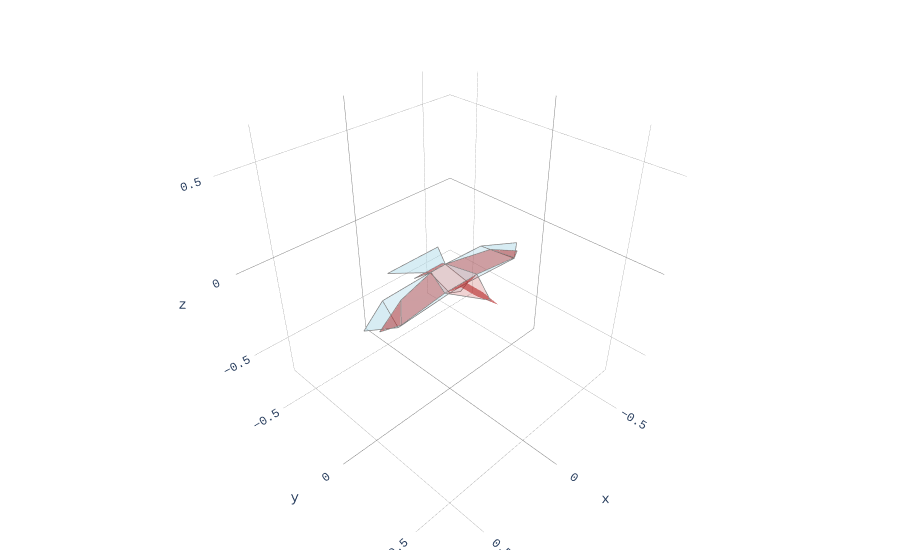

The notebook cell this image was saved under:
### Markdown cell above
## Transform Hawk to Target Species

> **§15.2 — Transformation to Different Morphologies**

For each marker, a piecewise linear transformation combines rotation and scaling:

$$T_i = s_i R_i$$

where $s_i$ is the ratio of target-to-source marker norms and $R_i$ is a Rodrigues rotation matrix aligning the two markers. The scaling factor is:

$$s_i = \frac{\|\mathbf{m}_i^{(\text{target})}\|}{\|\mathbf{m}_i^{(\text{hawk})}\|}$$

The rotation angle is:

$$\theta_i = \cos^{-1} \left( \frac{\mathbf{m}_i^{(\text{hawk})} \cdot \mathbf{m}_i^{(\text{target})}}{\|\mathbf{m}_i^{(\text{hawk})}\| \|\mathbf{m}_i^{(\text{target})}\|} \right)$$

These per-marker transformations are assembled into a block-diagonal matrix $T$.

**Tail droop correction (`tail_z_override = -0.05`):** After transformation, the tail-tip z-coordinate is overridden to −0.05 m. Cadaver-derived tail positions tend to droop downwards relative to live birds in flight; this manual correction sets the tail tip to a biologically plausible elevation. The value was chosen by visual inspection of the animated result.

### Code cell
# Select a target species (change index to explore different species)
species_idx = 6
species_row = merged_df.iloc[species_idx]
species_name = species_row['species_common']
print(f"Target species: {species_name}")

hawk3d = Animal3D('hawk', '../../data/mean_hawk_shape.csv')
hawk3d.update_keypoints(hawk_max_wingspan)

# Transform hawk to target species
approx_bird3d, target_bird3d, transformation_matrix = transform_hawk_to_species(
    hawk3d, species_idx, merged_df
)

# Prepare long-necked bird (modifies head, returns neck polygon or None)
neck_length = species_row['neck_length_cm']
head_length = species_row['head_length_cm']
neck_trace = prepare_long_neck_bird(
    approx_bird3d, neck_length, head_length, colour='firebrick'
)
print(f"Head length: {head_length:.1f} cm, Neck length: {neck_length:.1f} cm")
# Visualise comparison: hawk (red) vs transformed species (blue)
fig = plot_plotly_compare([hawk3d,approx_bird3d,], colours=['lightblue','firebrick'],
                          axes_visible=True)

# Add neck polygon if this is a long-necked species
if neck_trace is not None:
    fig.add_trace(neck_trace)

fig.show()

# Save static figure (S15 — cross-species generalisation)
fig.write_image(
    f"../../figures/supplementary_images/species_compare/S13_species_{species_name}_vs_hawk.png",
    width=800, height=800, scale=2,
)

### Figure 1 — Plotly figure (JSON) as saved in the notebook; plotly's stock layout.template omitted (floating-point values rounded to 4 significant figures)
{"data": [{"color": "lightblue", "hoverinfo": "none", "opacity": 0.5, "type": "mesh3d", "x": [-0.5011, -0.3821, -0.3233], "y": [-0.01507, 0.06993, -0.1012], "z": [-0.05525, -0.05629, -0.03468]}, {"hoverinfo": "name", "line": {"color": "grey", "width": 1.5}, "mode": "lines", "name": "left_handwing lightblue", "type": "scatter3d", "x": [-0.5011, -0.3821, -0.3233, -0.5011], "y": [-0.01507, 0.06993, -0.1012, -0.01507], "z": [-0.05525, -0.05629, -0.03468, -0.05525]}, {"color": "lightblue", "hoverinfo": "none", "opacity": 0.5, "type": "mesh3d", "x": [0.5011, 0.3821, 0.3233], "y": [-0.01507, 0.06993, -0.1012], "z": [-0.05525, -0.05629, -0.03468]}, {"hoverinfo": "name", "line": {"color": "grey", "width": 1.5}, "mode": "lines", "name": "right_handwing lightblue", "type": "scatter3d", "x": [0.5011, 0.3821, 0.3233, 0.5011], "y": [-0.01507, 0.06993, -0.1012, -0.01507], "z": [-0.05525, -0.05629, -0.03468, -0.05525]}, {"color": "lightblue", "hoverinfo": "none", "opacity": 0.4, "type": "mesh3d", "x": [-0.3821, -0.3233, -0.05, -0.06], "y": [0.06993, -0.1012, -0.08, 0.06], "z": [-0.05629, -0.03468, -0.005, -0.045]}, {"hoverinfo": "name", "line": {"color": "grey", "width": 1.5}, "mode": "lines", "name": "left_armwing lightblue", "type": "scatter3d", "x": [-0.3821, -0.3233, -0.05, -0.06, -0.3821], "y": [0.06993, -0.1012, -0.08, 0.06, 0.06993], "z": [-0.05629, -0.03468, -0.005, -0.045, -0.05629]}, {"color": "lightblue", "hoverinfo": "none", "opacity": 0.4, "type": "mesh3d", "x": [0.3821, 0.3233, 0.05, 0.06], "y": [0.06993, -0.1012, -0.08, 0.06], "z": [-0.05629, -0.03468, -0.005, -0.045]}, {"hoverinfo": "name", "line": {"color": "grey", "width": 1.5}, "mode": "lines", "name": "right_armwing lightblue", "type": "scatter3d", "x": [0.3821, 0.3233, 0.05, 0.06, 0.3821], "y": [0.06993, -0.1012, -0.08, 0.06, 0.06993], "z": [-0.05629, -0.03468, -0.005, -0.045, -0.05629]}, {"color": "lightblue", "hoverinfo": "none", "opacity": 0.2, "type": "mesh3d", "x": [0.06, -0.06, -0.05, 0.05], "y": [0.06, 0.06, -0.08, -0.08], "z": [-0.045, -0.045, -0.005, -0.005]}, {"hoverinfo": "name", "line": {"color": "grey", "width": 1.5}, "mode": "lines", "name": "body lightblue", "type": "scatter3d", "x": [0.06, -0.06, -0.05, 0.05, 0.06], "y": [0.06, 0.06, -0.08, -0.08, 0.06], "z": [-0.045, -0.045, -0.005, -0.005, -0.045]}, {"color": "lightblue", "hoverinfo": "none", "opacity": 0.2, "type": "mesh3d", "x": [0.06, 3.743e-05, -0.06], "y": [0.06, 0.0705, 0.06], "z": [-0.045, -0.0617, -0.045]}, {"hoverinfo": "name", "line": {"color": "grey", "width": 1.5}, "mode": "lines", "name": "head lightblue", "type": "scatter3d", "x": [0.06, 3.743e-05, -0.06, 0.06], "y": [0.06, 0.0705, 0.06, 0.06], "z": [-0.045, -0.0617, -0.045, -0.045]}, {"color": "lightblue", "hoverinfo": "none", "opacity": 0.5, "type": "mesh3d", "x": [0.1657, -0.1657, -0.05, 0.05], "y": [-0.2508, -0.2508, -0.08, -0.08], "z": [-0.03678, -0.03678, -0.005, -0.005]}, {"hoverinfo": "name", "line": {"color": "grey", "width": 1.5}, "mode": "lines", "name": "tail lightblue", "type": "scatter3d", "x": [0.1657, -0.1657, -0.05, 0.05, 0.1657], "y": [-0.2508, -0.2508, -0.08, -0.08, -0.2508], "z": [-0.03678, -0.03678, -0.005, -0.005, -0.03678]}, {"color": "firebrick", "hoverinfo": "none", "opacity": 0.5, "type": "mesh3d", "x": [-0.4525, -0.3723, -0.2916], "y": [0.02958, 0.0785, -0.01114], "z": [-0.06256, -0.04328, -1.42e-15]}, {"hoverinfo": "name", "line": {"color": "grey", "width": 1.5}, "mode": "lines", "name": "left_handwing firebrick", "type": "scatter3d", "x": [-0.4525, -0.3723, -0.2916, -0.4525], "y": [0.02958, 0.0785, -0.01114, 0.02958], "z": [-0.06256, -0.04328, -1.42e-15, -0.06256]}, {"color": "firebrick", "hoverinfo": "none", "opacity": 0.5, "type": "mesh3d", "x": [0.4525, 0.3723, 0.2916], "y": [0.02958, 0.0785, -0.01114], "z": [-0.06256, -0.04328, -1.42e-15]}, {"hoverinfo": "name", "line": {"color": "grey", "width": 1.5}, "mode": "lines", "name": "right_handwing firebrick", "type": "scatter3d", "x": [0.4525, 0.3723, 0.2916, 0.4525], "y": [0.02958, 0.0785, -0.01114, 0.02958], "z": [-0.06256, -0.04328, -1.42e-15, -0.06256]}, {"color": "firebrick", "hoverinfo": "none", "opacity": 0.4, "type": "mesh3d", "x": [-0.3723, -0.2916, -0.049, -0.1056], "y": [0.0785, -0.01114, -0.07383, 0.07383], "z": [-0.04328, -1.42e-15, -1.429e-15, -0.01495]}, {"hoverinfo": "name", "line": {"color": "grey", "width": 1.5}, "mode": "lines", "name": "left_armwing firebrick", "type": "scatter3d", "x": [-0.3723, -0.2916, -0.049, -0.1056, -0.3723], "y": [0.0785, -0.01114, -0.07383, 0.07383, 0.0785], "z": [-0.04328, -1.42e-15, -1.429e-15, -0.01495, -0.04328]}, {"color": "firebrick", "hoverinfo": "none", "opacity": 0.4, "type": "mesh3d", "x": [0.3723, 0.2916, 0.049, 0.1056], "y": [0.0785, -0.01114, -0.07383, 0.07383], "z": [-0.04328, -1.42e-15, -1.429e-15, -0.01495]}, {"hoverinfo": "name", "line": {"color": "grey", "width": 1.5}, "mode": "lines", "name": "right_armwing firebrick", "type": "scatter3d", "x": [0.3723, 0.2916, 0.049, 0.1056, 0.3723], "y": [0.0785, -0.01114, -0.07383, 0.07383, 0.0785], "z": [-0.04328, -1.42e-15, -1.429e-15, -0.01495, -0.04328]}, {"color": "firebrick", "hoverinfo": "none", "opacity": 0.2, "type": "mesh3d", "x": [0.1056, -0.1056, -0.049, 0.049], "y": [0.07383, 0.07383, -0.07383, -0.07383], "z": [-0.01495, -0.01495, -1.429e-15, -1.429e-15]}, {"hoverinfo": "name", "line": {"color": "grey", "width": 1.5}, "mode": "lines", "name": "body firebrick", "type": "scatter3d", "x": [0.1056, -0.1056, -0.049, 0.049, 0.1056], "y": [0.07383, 0.07383, -0.07383, -0.07383, 0.07383], "z": [-0.01495, -0.01495, -1.429e-15, -1.429e-15, -0.01495]}, {"color": "firebrick", "hoverinfo": "none", "opacity": 0.2, "type": "mesh3d", "x": [0.1056, 0.0, -0.1056], "y": [0.07383, 0.254, 0.07383], "z": [-0.01495, -0.01495, -0.01495]}, {"hoverinfo": "name", "line": {"color": "grey", "width": 1.5}, "mode": "lines", "name": "head firebrick", "type": "scatter3d", "x": [0.1056, 0.0, -0.1056, 0.1056], "y": [0.07383, 0.254, 0.07383, 0.07383], "z": [-0.01495, -0.01495, -0.01495, -0.01495]}, {"color": "firebrick", "hoverinfo": "none", "opacity": 0.5, "type": "mesh3d", "x": [0.093, -0.093, -0.049, 0.049], "y": [-0.1448, -0.1448, -0.07383, -0.07383], "z": [-0.05, -0.05, -1.429e-15, -1.429e-15]}, {"hoverinfo": "name", "line": {"color": "grey", "width": 1.5}, "mode": "lines", "name": "tail firebrick", "type": "scatter3d", "x": [0.093, -0.093, -0.049, 0.049, 0.093], "y": [-0.1448, -0.1448, -0.07383, -0.07383, -0.1448], "z": [-0.05, -0.05, -1.429e-15, -1.429e-15, -0.05]}, {"color": "firebrick", "flatshading": true, "hoverinfo": "skip", "i": [0, 0, 2, 2, 4], "j": [1, 3, 3, 5, 5], "k": [3, 2, 5, 4, 6], "opacity": 0.6, "showlegend": false, "type": "mesh3d", "x": [-0.1056, 0.1056, -0.02112, 0.02112, -0.02112, 0.02112, 0], "y": [0.07383, 0.07383, 0.09383, 0.09383, 0.1883, 0.1883, 0.3013], "z": [-0.01495, -0.01495, -0.01495, -0.01495, -0.01495, -0.01495, -0.01495]}], "layout": {"font": {"family": "Andale Mono, Courier New, sans-serif"}, "margin": {"b": 10, "l": 10, "r": 10, "t": 10}, "scene": {"aspectmode": "cube", "aspectratio": {"x": 1, "y": 1, "z": 1}, "xaxis": {"backgroundcolor": "white", "dtick": 0.5, "gridcolor": "grey", "gridwidth": 0.5, "range": [-0.7016, 0.7016], "showbackground": true, "tick0": 0, "zerolinecolor": "grey"}, "yaxis": {"backgroundcolor": "white", "dtick": 0.5, "gridcolor": "grey", "gridwidth": 0.5, "range": [-0.7, 0.7032], "showbackground": true, "tick0": 0, "zerolinecolor": "grey"}, "zaxis": {"backgroundcolor": "white", "dtick": 0.5, "gridcolor": "grey", "gridwidth": 0.5, "range": [-0.7329, 0.6703], "showbackground": true, "tick0": 0, "zerolinecolor": "grey"}}, "showlegend": false}}
